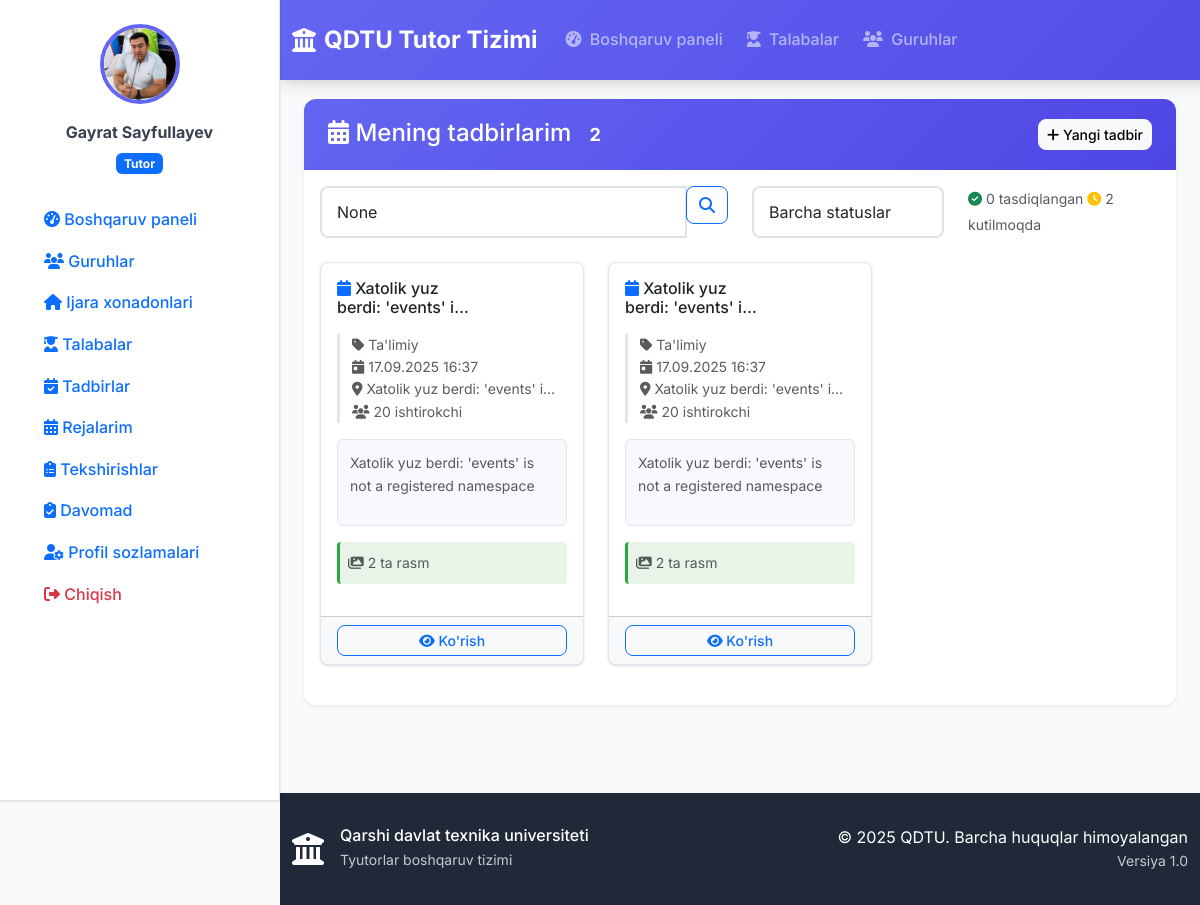
The app's page /events/ (signed in), older data.
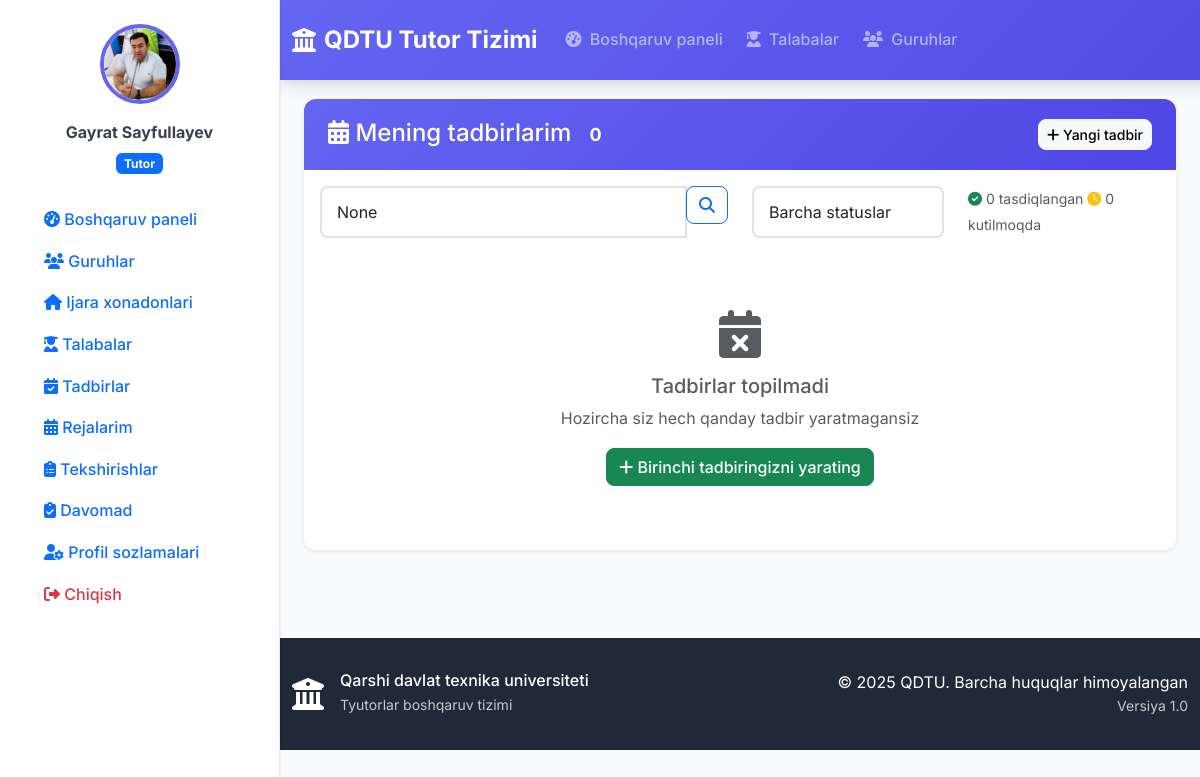
The same page, newer data.
### events/models.py (models this page shows, shortened)
class Event(models.Model):
    STATUS_CHOICES = (
        ('pending', 'Kutilmoqda'),
        ('approved', 'Tasdiqlangan'),
        ('rejected', 'Rad etilgan'),
    )
    CATEGORY_CHOICES = (
        ('educational', 'Ta\'limiy'),
        ('cultural', 'Madaniy'),
        ('sports', 'Sport'),
        ('social', 'Ijtimoiy'),
        ('other', 'Boshqa'),
    )
    title = models.CharField(max_length=200, verbose_name="Tadbir nomi")
    description = models.TextField(verbose_name="Tadbir haqida")
    category = models.CharField(max_length=20, choices=CATEGORY_CHOICES, verbose_name="Kategoriya")
    event_date = models.DateTimeField(verbose_name="Tadbir sanasi")
    location = models.CharField(max_length=200, verbose_name="O'tkazilgan joy")
    organizer = models.ForeignKey(
        User,
        on_delete=models.CASCADE,
        related_name='organized_events',
        verbose_name="Tashkilotchi (Tutor)"
    )
    participants_count = models.PositiveIntegerField(verbose_name="Ishtirokchilar soni")
    status = models.CharField(max_length=10, choices=STATUS_CHOICES, default='pending', verbose_name="Status")
    reviewed_by = models.ForeignKey(
        User,
        on_delete=models.SET_NULL,
        null=True,
        blank=True,
        related_name='reviewed_events',
        verbose_name="Ko'rib chiquvchi"
    )
    reviewed_at = models.DateTimeField(null=True, blank=True, verbose_name="Ko'rib chiqilgan sana")
    dean_comment = models.TextField(blank=True, verbose_name="Dekan izohi")
    created_at = models.DateTimeField(auto_now_add=True, verbose_name="Yaratilgan sana")
    updated_at = models.DateTimeField(auto_now=True, verbose_name="Yangilangan sana")
    class Meta:
        verbose_name = "Tadbir"
        verbose_name_plural = "Tadbirlar"
        ordering = ['-event_date']

### events/views.py (the view)
# urls.py: path('', views.event_list, name='event_list'),
@login_required
def event_list(request):
    if not request.user.is_tutor():
        messages.error(request, "Sizda bu sahifaga kirish huquqi yo'q!")
        return redirect('dashboard')
    events = Event.objects.filter(organizer=request.user).order_by('-event_date')
    search = request.GET.get('search')
    if search:
        events = events.filter(
            Q(title__icontains=search) |
            Q(description__icontains=search) |
            Q(location__icontains=search)
        )
    status = request.GET.get('status')
    if status:
        events = events.filter(status=status)
    paginator = Paginator(events, 12)
    page_number = request.GET.get('page')
    page_obj = paginator.get_page(page_number)
    stats = {
        'total': events.count(),
        'pending': events.filter(status='pending').count(),
        'approved': events.filter(status='approved').count(),
        'rejected': events.filter(status='rejected').count(),
    }
    context = {
        'events': page_obj,
        'page_obj': page_obj,
        'search': search,
        'status': status,
        'stats': stats
    }
    return render(request, 'events/event_list.html', context)

### accounts/models.py (called while the page is built)
    def is_rector(self):
        return self.user_type == 'rector'

    def is_dean(self):
        return self.user_type == 'dean'

    def is_tutor(self):
        return self.user_type == 'tutor'

    def get_full_name(self):
        return f"{self.first_name} {self.last_name}".strip() or self.username

### templates/events/event_list.html (shortened to what the changed rows need)
{% extends 'base.html' %}
{% load static %}
{% block content %}
<div class="container-fluid">
    <div class="row">
        <div class="col-12">
            <div class="card shadow-sm">
                <div class="card-header bg-success text-white">
                    <div class="d-flex justify-content-between align-items-center">
                        <h4 class="mb-0">
                            <i class="fas fa-calendar-alt"></i>
                            Mening tadbirlarim
                            <span class="badge badge-light ml-2">{{ stats.total }}</span>
                        </h4>
                    </div>
                </div>
                <div class="card-body">
                    <form method="get" class="mb-4">
                        <div class="row">
                            <div class="col-md-3">
                                <div class="text-right">
                                    <small class="text-muted">
                                        <i class="fas fa-check-circle text-success"></i> {{ stats.approved }} tasdiqlangan
                                        <i class="fas fa-clock text-warning ml-2"></i> {{ stats.pending }} kutilmoqda
                                    </small>
                                </div>
                            </div>
                        </div>
                    </form>
                    <div class="row">
                        {% for event in events %}
                        <div class="col-lg-6 col-xl-4 mb-4">
                            <div class="card event-card h-100">
                                <div class="card-body">
                                    <div class="d-flex justify-content-between align-items-start mb-3">
                                        <h6 class="card-title mb-0">
                                            <i class="fas fa-calendar text-primary"></i>
                                            {{ event.title|truncatechars:30 }}
                                        </h6>
                                        <span class="badge badge-{% if event.status == 'approved' %}success{% elif event.status == 'rejected' %}danger{% else %}warning{% endif %}">
                                            {% if event.status == 'approved' %}
                                                <i class="fas fa-check"></i> Tasdiqlangan
                                            {% elif event.status == 'rejected' %}
                                                <i class="fas fa-times"></i> Rad etilgan
                                            {% else %}
                                                <i class="fas fa-clock"></i> Kutilmoqda
                                            {% endif %}
                                        </span>
                                    </div>
                                    <div class="event-info mb-3">
                                        <small class="text-muted d-block">
                                            <i class="fas fa-tag"></i> {{ event.get_category_display }}
                                        </small>
                                        <small class="text-muted d-block">
                                            <i class="fas fa-calendar-day"></i> {{ event.event_date|date:"d.m.Y H:i" }}
                                        </small>
                                        <small class="text-muted d-block">
                                            <i class="fas fa-map-marker-alt"></i> {{ event.location|truncatechars:30 }}
                                        </small>
                                        <small class="text-muted d-block">
                                            <i class="fas fa-users"></i> {{ event.participants_count }} ishtirokchi
                                        </small>
                                    </div>
                                    <div class="event-description mb-3">
                                        <p class="text-muted small">{{ event.description|truncatechars:100 }}</p>
                                    </div>
                                    {% if event.photos.exists %}
                                    <div class="event-photos mb-3">
                                        <small class="text-muted">
                                            <i class="fas fa-images"></i> {{ event.photos.count }} ta rasm
                                        </small>
                                    </div>
                                    {% endif %}
                                </div>
                                <div class="card-footer bg-light">
                                    <div class="btn-group w-100">
                                        <a href="{% url 'event_detail' event.id %}"
                                           class="btn btn-outline-primary btn-sm">
                                            <i class="fas fa-eye"></i> Ko'rish
                                        </a>
                                    </div>
                                </div>
                            </div>
                        </div>
                        {% empty %}
                        <div class="col-12">
                            <div class="text-center py-5">
                                <i class="fas fa-calendar-times fa-3x text-muted mb-3"></i>
                                <h5 class="text-muted">Tadbirlar topilmadi</h5>
                                <p class="text-muted">
                                    {% if search %}
                                        "{{ search }}" bo'yicha qidiruv natijasi topilmadi
                                    {% else %}
                                        Hozircha siz hech qanday tadbir yaratmagansiz
                                    {% endif %}
                                </p>
                                <a href="{% url 'create_event' %}" class="btn btn-success">
                                    <i class="fas fa-plus"></i> Birinchi tadbiringizni yarating
                                </a>
                            </div>
                        </div>
                        {% endfor %}
                    </div>
                </div>
            </div>
        </div>
    </div>
</div>
{% endblock %}

Row changes from the older to the newer data that the page shows:
removed Event: title "Xatolik yuz berdi: 'events' i…", status "pending" (drawn), category "Ta'limiy", event_date "17.09.2025 16:37", location "Xatolik yuz berdi: 'events' i…", participants_count "20", description "Xatolik yuz berdi: 'events' is not a registered namespace", photos.count "2"
removed Event: title "Xatolik yuz berdi: 'events' i…", status "pending" (drawn), category "Ta'limiy", event_date "17.09.2025 16:37", location "Xatolik yuz berdi: 'events' i…", participants_count "20", description "Xatolik yuz berdi: 'events' is not a registered namespace", photos.count "2"
Text that changed along with them:
{{ stats.total }}: "2" → "0"
{{ stats.pending }}: "2" → "0"
text now shown: "Tadbirlar topilmadi Hozircha siz hech qanday tadbir yaratmagansiz Birinchi tadbiringizni yarating"
